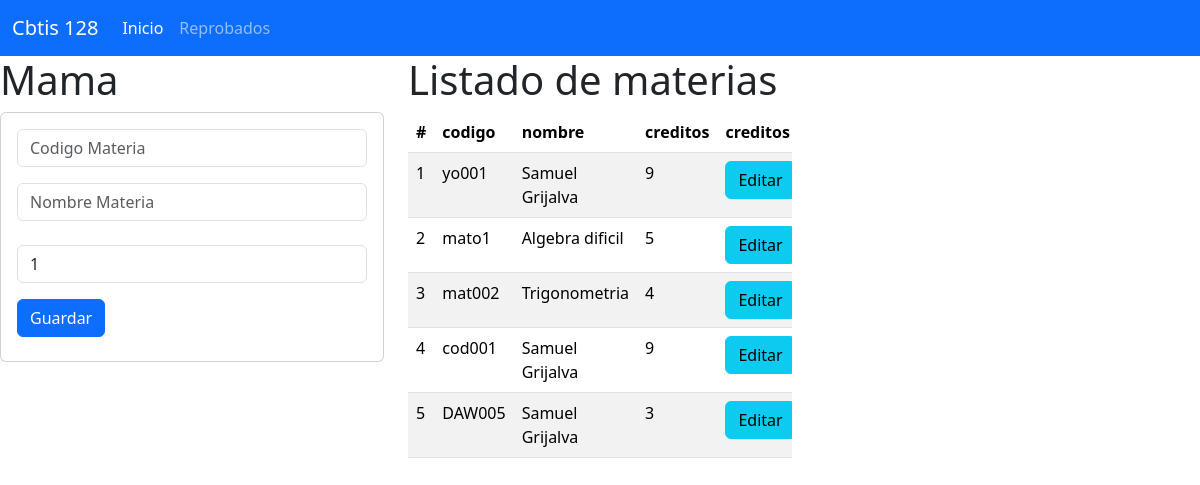
The page / on the database its author committed.
### materia_app/models.py (models this page shows, shortened)
class Materia(models.Model):
    codigo=models.CharField(primary_key=True,max_length=6)
    nombre=models.CharField(max_length=100)
    creditos=models.PositiveSmallIntegerField()

### materia_app/views.py (the view)
# urls.py: path("", views.inicio_vista, name="inicio_vista"),
def inicio_vista(request):
    lasmateria=Materia.objects.all()
    return render(request, "gestionarMateria.html", {"mismaterias":lasmateria})

### materia_app/templates/gestionarMateria.html (shortened to what this page needs)
{% extends "base.html" %}
{% block cuerpo %}
    <div class="row">
        <div class="col-sm-12 col-md-4 col-lg-4 col-xl-4">
            <h1> Mama</h1>
            <div class="card">
              <div class="card-body">
                <form action="/registrarMateria/" method="POST"> {% csrf_token %}
                  <div class="form-group">
                    <input type="text" id="txtcodigo" name="txtcodigo" class="form-control"
                    placeholder="Codigo Materia" minLength="6" maxLength="6" required >
                  </div>
                  <div class="form-group py-3">
                    <input type="text" id="txtnombre" name="txtnombre" class="form-control"
                    placeholder="Nombre Materia"  maxLength="100" required >
                  </div>
                  <div class="form-group py-2">
                    <input type="text" id="numcreditos" name="numcreditos" class="form-control"
                    value="1" min="1" max="9" required >
                  </div>
                  <div class="form-group py-2">
                    <button type="submit" class="btn btn-primary">Guardar</button>
                  </div>
                </form>
              </div>
            </div>
        </div>
        <div class="col-sm-12 col-md-8 col-lg-8 col-xl-4">
            <h1>Listado de materias</h1>
            <div class="table-responsive">
                <table class="table table-striped">
                    <thead>
                      <tr>
                        <th scope="col">#</th>
                        <th scope="col">codigo</th>
                        <th scope="col">nombre</th>
                        <th scope="col">creditos</th>
                        <th colspan="2">creditos</th>
                      </tr>
                    </thead>
                    <tbody>
                      {% for m in mismaterias %}
                      <tr>
                        <td>{{forloop.counter}}</td>
                        <td>{{m.codigo}}</td>
                        <td>{{m.nombre}}</td>
                        <td>{{m.creditos}}</td>
                        <td> <a href="seleccionarMateria/{{m.codigo}}" class="btn btn-info" >Editar</a> </td>
                      </tr>
                      {% endfor %}
                    </tbody>
                  </table>
            </div>
        </div>
    </div>
{% endblock  %}

### materia_app/templates/base.html (shortened to what this page needs)
<!doctype html>
<html lang="en">
  <head>
    <link href="https://cdn.jsdelivr.net/npm/bootstrap@5.3.3/dist/css/bootstrap.min.css" rel="stylesheet">
  </head>
  <body>
    <nav class="navbar navbar-expand-lg bg-primary" data-bs-theme="dark">
        <div class="container-fluid">
            <a class="navbar-brand" href="#">Cbtis 128</a>
            <div class="collapse navbar-collapse" id="navbarNav">
            <ul class="navbar-nav">
                <li class="nav-item">
                <a class="nav-link active" aria-current="page" href="#">Inicio</a>
                </li>
                <li class="nav-item">
                <a class="nav-link" href="#">Reprobados</a>
              </li>
            </ul>
          </div>
        </div>
      </nav>
    {% block cuerpo %}
    {% endblock  %}
  </body>
</html>

### rows shown on the page
Materia: codigo "yo001", nombre "Samuel Grijalva", creditos "9"
Materia: codigo "mato1", nombre "Algebra dificil", creditos "5"
Materia: codigo "mat002", nombre "Trigonometria", creditos "4"
Materia: codigo "cod001", nombre "Samuel Grijalva", creditos "9"
Materia: codigo "DAW005", nombre "Samuel Grijalva", creditos "3"
